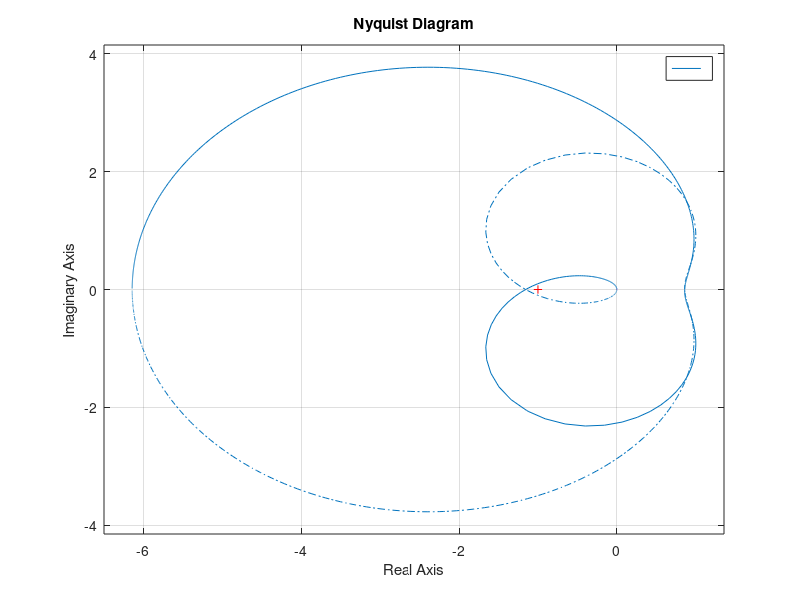

Write MATLAB code to recreate this figure.
%% Define Problem Data
[A1,B1,C1,D1] = tf2ss(50*[1 202 401 200],[1 25 250 1500 5000]);

Ti = 0.11;
Tt = 0.11;
K = 0.07;

tol = 1e-6;

%% Circle Criterion, MQP block

tau = 0.001;
del = 0;
while del < 1
    tau = tau + 0.0001;

    Aqp = [A1, B1, -B1*K/tau; zeros(1,4), 0, -K/(tau * Ti); C1, 0, -1/tau];
    Bqp = [-B1; -1/Tt; 0];
    Cqp = [zeros(1,4), 1, -K/tau];
    Dqp = 0;
    
    [num, dem] = ss2tf(Aqp, Bqp, Cqp, Dqp);
    [re,im,wout] = nyquist(tf(num, dem));
    del = max(re);    
end

nyquist(tf(num, dem))
disp(tau)
disp(del)